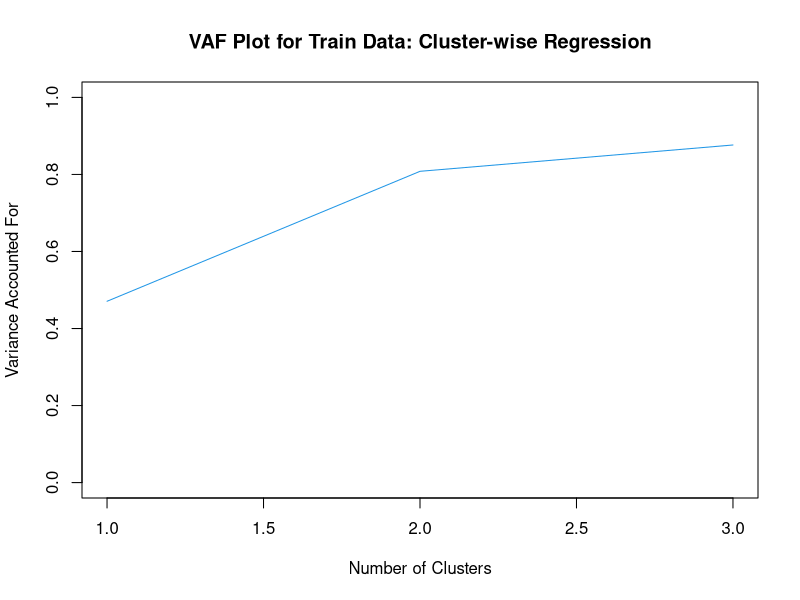

The R script that drew this image:
install.packages("caret")
install.packages("tidyselect")
install.packages("ggplot2")

library(tidyselect)
library(caret)
library(ggplot2)

setwd("C:/Users/QZHAN101/Downloads/play/UCHICAGO/MSCA_31008_Data_Mining_Principles")


# 1.	Use csv or caret data.
data(GermanCredit)

df <- GermanCredit

str(df)


# 2. Use the training and Test samples for the GermanCredit data set 
# that you used in Assignment 1. Call them, say, Train and Test.

set.seed(3456)

# Create a function to split sample into train and test using 632:328 ratio
# # Use the same seed from the previous assignment for train-test split

split_sample_to_train_and_test <- function(df, portion = 0.632) {
    
    train_indices <- createDataPartition(df$Amount,
                                         p = portion,
                                         list = FALSE,
                                         times = 1)
    # create training set
    df_train <- df[train_indices, ]
    
    # create testing set
    df_test <- df[-train_indices, ]
    
    # view number of rows in each set
    # nrow(df_train)
    # nrow(df_test)
    
    # Return multiple values as list
    return(list(df_train, df_test))
}


df_split <- split_sample_to_train_and_test(df)

# check training data set
# head(df_split[[1]][])
train_set <- df_split[[1]][]

# check testing data set
# head(df_split[[2]][])
test_set <- df_split[[2]][]



# Load Anil’s `clustreg` and `clustreg.predict` functions
clustreg=function(dat,k,tries,sed,niter)
{
    
    set.seed(sed)
    dat=as.data.frame(dat)
    rsq=rep(NA,niter)
    res=list()
    rsq.best=0
    for(l in 1:tries) 
    {
        
        c = sample(1:k,nrow(dat),replace=TRUE)
        yhat=rep(NA,nrow(dat))
        for(i in 1:niter) 
        {		
            resid=pred=matrix(0,nrow(dat),k)
            for(j in 1:k)
            {	
                pred[,j]=predict(glm(dat[c==j,],family="gaussian"),newdata=dat)		
                resid[,j] = (pred[,j]-dat[,1])^2
            }
            
            c = apply(resid,1,which.min)
            for(m in 1:nrow(dat)) {yhat[m]=pred[m,c[m]]}
            rsq[i] = cor(dat[,1],yhat)^2	
        }
        
        if(rsq[niter] > rsq.best) 
        {	
            rsq.best=rsq[niter]
            l.best=l
            c.best=c
            yhat.best=yhat
        }
    }
    
    res=list("Complete")
    for(i in k:1) {res=list(summary(lm(dat[c.best==i,])),res)}
    
    return(list(data=dat,nclust=k,tries=tries,seed=sed,rsq.best=rsq.best,number.loops=niter, Best.try=l.best,cluster=c.best,results=res))
}


clustreg.predict=function(results,newdat){
    
    yhat=rep(NA,nrow(newdat))
    resid=pred=matrix(0,nrow(newdat),length(table(results$cluster)))
    
    for(j in 1:length(table(results$cluster))){			
        pred[,j]=predict(glm(results$data[results$cluster==j,],family="gaussian"),newdata=newdat)		
        resid[,j] = (pred[,j]-newdat[,1])^2
    }
    
    c = apply(resid,1,which.min)
    for(m in 1:nrow(newdat)) {yhat[m]=pred[m,c[m]]}
    rsq = cor(newdat[,1],yhat)^2	
    
    return(list(results=results,newdata=newdat,cluster=c,yhat=yhat,rsq=rsq))
    
}


# Standardize your variables
standaridized_variables = as.data.frame(scale(train_set[,-10]))


# Use the Train data set to build a cluster-wise regression model. 
# Choose "Amount" as the dependent variable. Build 1, 2, and 3 cluster
#  solutions. 4 clusters may be too many for this data set.

train_stand <- standaridized_variables[c(2,1,3,4,5,6,7)]


# Perform cluster-wise regression for 1, 2, and 3 clusters. 
# Arguments for clustreg formula are: dat, k, tries, seed, niter
clustreg.train.1=clustreg(train_stand,1,1,3456,1)
clustreg.train.2=clustreg(train_stand,2,2,3456,10)
clustreg.train.3=clustreg(train_stand,3,2,3456,10)


# Plot R^2 as a function of the number of clusters
plot(c(1,2,3),c(clustreg.train.1$rsq.best,
                clustreg.train.2$rsq.best,
                clustreg.train.3$rsq.best),
     ylim=c(0,1),
     type="l",
     col=4,
     main="VAF Plot for Train Data: Cluster-wise Regression",
     ylab="Variance Accounted For",
     xlab="Number of Clusters")


# Perform Test validation testing of the cluster-wise regressions
#  using function clustreg.predict().
validation_test_1 <- clustreg.predict(clustreg.train.1, test_set)

validation_test_2 <- clustreg.predict(clustreg.train.2, test_set)

validation_test_3 <- clustreg.predict(clustreg.train.3, test_set)


# Choose the model with the best regression interpretation on 
# Training Data, R^2 and related significance, and the best 
# test performance.
# Show a table of training R^2, holdout R^2, and percentage 
# decrease from train to holdout R squared:
#  (Train R square – Holdout R square)/ Train R square.
# Which model is the most stable? Which performs the best 
# on the holdout set. Which one would you choose as the final model?
# 
validation_test_1$rsq
validation_test_2$rsq
validation_test_3$rsq


# Create a table from existing data.
tab <- table(df$row_variable, df$column_variable)

tab <- matrix(nrow=3, ncol=3)
colnames(tab) <- c('Train_R2','HoldOut_R2','Pct_Decr')
rownames(tab) <- c('K1','K2','K3')

tab[1,1] <- clustreg.train.1$rsq.best
tab[2,1] <- clustreg.train.2$rsq.best
tab[3,1] <- clustreg.train.3$rsq.best

tab[1,2] <- validation_test_1$rsq
tab[2,2] <- validation_test_2$rsq
tab[3,2] <- validation_test_3$rsq

tab[1,3] <- (clustreg.train.1$rsq.best - validation_test_1$rsq)/clustreg.train.1$rsq.best
tab[2,3] <- (clustreg.train.2$rsq.best - validation_test_2$rsq)/clustreg.train.2$rsq.best
tab[3,3] <- (clustreg.train.3$rsq.best - validation_test_3$rsq)/clustreg.train.3$rsq.best

tab
#     Train_R2 HoldOut_R2    Pct_Decr
# K1 0.4707535  0.9915567 -1.10631835
# K2 0.8081420  0.9786149 -0.21094413
# K3 0.8764858  0.8011402  0.08596331

#The combination for K2 seems to be the best because it has 
#a high Train R2 and Test R2 value, whereas K1 has a very low Train R2
#and K3 has a significantly lower Test R2
#
#Answer: K2 seems to be the most stable. 
#K1 had the best test result, but a very low Train R2
#I would choose K2 as the final model.



# Summarize your results –for both training and Test
# From the training plot of R squared, which solution 
# seems best? How did each solution perform in holdout? 
# Are you able to interpret the results by reading 
# the regression coefficients? Can you tell what types of clusters
#  have been formed?

# K2 is the best in the training plot. K1 did best in the holdout  R squared,
# K2 is the second and K3 perform significantly worse. 
validation_test_1$results
validation_test_2$results
validation_test_3$results

# The regression coefficients for the final model that we chose, K2, account for ~80%
# of the variance.
# 
# The significant coefficients in regression 1 were
# Duration, InstallmentRatePercentage, ResidenceDuration, Age, and Number Existing Credits
# Accounting for ~70% of the variance
# 
# The significant coefficients in regression 2 were
# Duration, InstallmentRatePercentage, and ResidenceDuration
# Accounting for ~70% of the variance
# 

